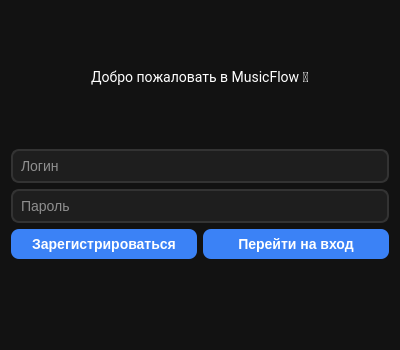
<?xml version="1.0" encoding="UTF-8"?>
<ui version="4.0">
 <class>Form</class>
 <widget class="QWidget" name="Form">
  <property name="geometry">
   <rect>
    <x>0</x>
    <y>0</y>
    <width>400</width>
    <height>350</height>
   </rect>
  </property>
  <property name="windowTitle">
   <string>MusicFlow — Авторизация</string>
  </property>
  <property name="styleSheet">
   <string notr="true">
QWidget {
    background-color: #121212;
    color: #FFFFFF;
    font-family: &quot;Segoe UI&quot;, &quot;Roboto&quot;, sans-serif;
    font-size: 14px;
}

QLineEdit {
    background-color: #1E1E1E;
    border: 2px solid #333;
    border-radius: 8px;
    padding: 6px;
    color: #FFFFFF;
}

QLineEdit:focus {
    border: 2px solid #3B82F6;
}

QPushButton {
    background-color: #3B82F6;
    border-radius: 8px;
    padding: 6px;
    color: white;
    font-weight: bold;
}

QPushButton:hover {
    background-color: #2563EB;
}

QPushButton:pressed {
    background-color: #1D4ED8;
}
   </string>
  </property>
  <layout class="QVBoxLayout" name="verticalLayout">
   <item>
    <spacer name="spacer_top">
     <property name="orientation">
      <enum>Qt::Vertical</enum>
     </property>
     <property name="sizeHint" stdset="0">
      <size>
       <width>20</width>
       <height>40</height>
      </size>
     </property>
    </spacer>
   </item>
   <item>
    <widget class="QLabel" name="login_visit_text">
     <property name="font">
      <font>
       <family>Segoe UI,Roboto,sans-serif</family>
       <pointsize>-1</pointsize>
      </font>
     </property>
     <property name="text">
      <string>Добро пожаловать в MusicFlow 🎵</string>
     </property>
     <property name="alignment">
      <set>Qt::AlignCenter</set>
     </property>
    </widget>
   </item>
   <item>
    <spacer name="spacer1">
     <property name="orientation">
      <enum>Qt::Vertical</enum>
     </property>
     <property name="sizeHint" stdset="0">
      <size>
       <width>20</width>
       <height>20</height>
      </size>
     </property>
    </spacer>
   </item>
   <item>
    <widget class="QLineEdit" name="login_table">
     <property name="minimumSize">
      <size>
       <width>200</width>
       <height>30</height>
      </size>
     </property>
     <property name="placeholderText">
      <string>Логин</string>
     </property>
    </widget>
   </item>
   <item>
    <widget class="QLineEdit" name="password_table">
     <property name="minimumSize">
      <size>
       <width>200</width>
       <height>30</height>
      </size>
     </property>
     <property name="echoMode">
      <enum>QLineEdit::Password</enum>
     </property>
     <property name="placeholderText">
      <string>Пароль</string>
     </property>
    </widget>
   </item>
   <item>
    <layout class="QHBoxLayout" name="buttonLayout">
     <item>
      <widget class="QPushButton" name="register_button">
       <property name="minimumSize">
        <size>
         <width>90</width>
         <height>30</height>
        </size>
       </property>
       <property name="text">
        <string>Зарегистрироваться</string>
       </property>
      </widget>
     </item>
     <item>
      <widget class="QPushButton" name="go_to_login">
       <property name="minimumSize">
        <size>
         <width>90</width>
         <height>30</height>
        </size>
       </property>
       <property name="text">
        <string>Перейти на вход</string>
       </property>
      </widget>
     </item>
    </layout>
   </item>
   <item>
    <widget class="QLabel" name="login_error_table">
     <property name="styleSheet">
      <string notr="true">color: #EF4444;</string>
     </property>
     <property name="text">
      <string/>
     </property>
     <property name="alignment">
      <set>Qt::AlignCenter</set>
     </property>
    </widget>
   </item>
   <item>
    <spacer name="spacer_bottom">
     <property name="orientation">
      <enum>Qt::Vertical</enum>
     </property>
     <property name="sizeHint" stdset="0">
      <size>
       <width>20</width>
       <height>40</height>
      </size>
     </property>
    </spacer>
   </item>
  </layout>
 </widget>
 <resources/>
 <connections/>
</ui>
